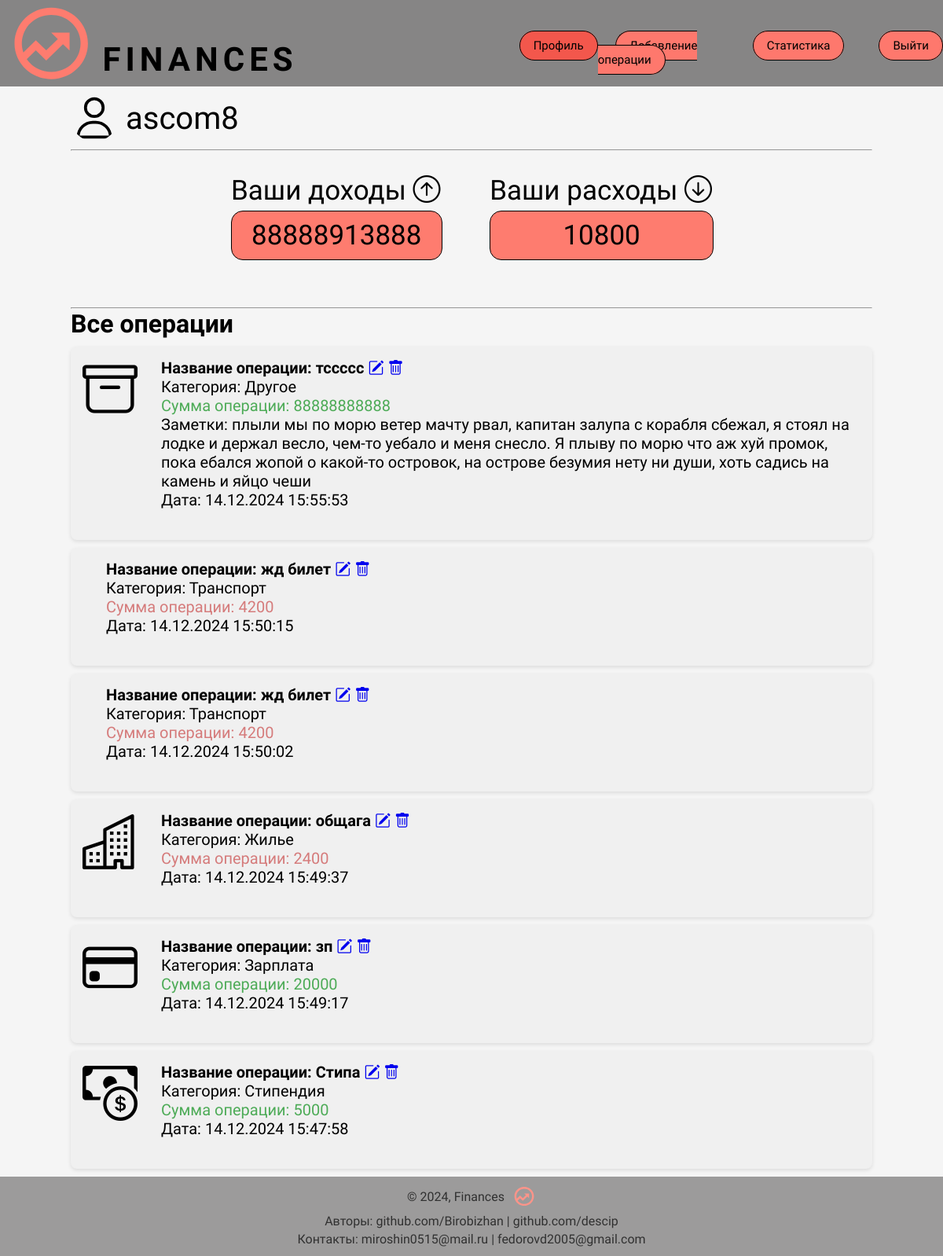
/users/profile/ (signed in), run on the app's committed database.
### finance_site/models.py (models this page shows, shortened)
class Finance_site(models.Model):
    class Type(models.TextChoices):
        INCOME = '0', 'Доход'
        EXPENSES = '1', 'Расход'
    operation_type = models.CharField(max_length=10, choices=Type.choices, default=1, verbose_name='Тип операции')
    cat = models.ForeignKey('Category', on_delete=models.PROTECT, related_name='posts', verbose_name='Категории', null=True)
    operation_name = models.CharField(max_length=255, verbose_name='Название операции')
    notes = models.TextField(blank=True, verbose_name='Заметки')
    amount = models.IntegerField(verbose_name='Сумма')
    author = models.ForeignKey('auth.user', on_delete=models.PROTECT, verbose_name='Автор', editable=False)
    time_create = models.DateTimeField(auto_now_add=True, verbose_name='Время создания')
    objects = models.Manager()
    class Meta:
        verbose_name = 'Операции'
        verbose_name_plural = "Операции"
        ordering = ['-time_create']
        indexes = [
            models.Index(fields=['-time_create'])
        ]

class Category(models.Model):
    name = models.CharField(max_length=100, db_index=True, verbose_name='Категория операции')
    type = models.BooleanField(verbose_name='Тип операции', default=1)
    class Meta:
        verbose_name = 'Категории'
        verbose_name_plural = "Операции"
    def __str__(self):
        return self.name

### users/views.py (the view)
# urls.py: path('profile/', views.ProfileUser.as_view(), name='profile'),
class ProfileUser(LoginRequiredMixin, ListView):
    model = get_user_model()
    template_name = 'users/icons.html'
    extra_context = {"title": 'Профиль'}
    context_object_name = 'posts'
    def get_context_data(self, **kwargs):
        context = super().get_context_data(**kwargs)
        context['expenses'] = Finance_site.objects.filter(operation_type=1, author__username=self.request.user.username).aggregate(Sum('amount'))
        context['income'] = Finance_site.objects.filter(operation_type=0, author__username=self.request.user.username).aggregate(Sum('amount'))
        return context
    def get_queryset(self):
        return Finance_site.objects.filter(author__username=self.request.user.username)

### users/templates/users/icons.html
{% extends 'users/profile.html' %}
{% block icons %}
{% if p.cat_id == 2 %}
<i class="bi bi-cart"></i>
{% elif p.cat_id == 1 %}
<i class="bi bi-credit-card"></i>
{% elif p.cat_id == 3 %}
<i class="bi bi-coin"></i>
{% elif p.cat_id == 4 %}
<i class="bi bi-person"></i>
{% elif p.cat_id == 5 %}
<i class="bi bi-bank"></i>
{% elif p.cat_id == 6 %}
<i class="bi bi-cash-coin"></i>
{% elif p.cat_id == 7 %}
<i class="bi bi-archive"></i>
{% elif p.cat_id == 8 %}
<i class="bi bi-piggy-bank"></i>
{% elif p.cat_id == 9 %}
<i class="bi bi-bank2"></i>
{% elif p.cat_id == 10 %}
<i class="bi bi-egg-fried"></i>
{% elif p.cat_id == 11 %}
<i class="bi bi-emoji-smile"></i>
{% elif p.cat_id == 12 %}
<i class="bi bi-book"></i>
{% elif p.cat_id == 13 %}
<i class="bi bi-heart"></i>
{% elif p.cat_id == 14 %}
<i class="bi bi-bus-front"></i>
{% elif p.cat_id == 15 %}
<i class="bi bi-droplet"></i>
{% elif p.cat_id == 16 %}
<i class="bi bi-building"></i>
{% elif p.cat_id == 17 %}
<i class="bi bi-archive"></i>
{% endif %}
{% endblock %}

### users/templates/users/profile.html (shortened to what this page needs)
{% extends 'base.html' %}
{% block dop_info %}
    <link type="text/css" href="../../static/users/css/profile.css" rel="stylesheet">
    <link rel="stylesheet" href="https://cdn.jsdelivr.net/npm/bootstrap-icons@1.5.0/font/bootstrap-icons.css">
{% endblock %}
{% block content %}
<div class="wrapper">
    <div class="user">
        <span class="username">{{ user.username }}</span>
        <img class="useravatar" src="../../static/users/images/profile.svg" width="300px" height="100px" alt="">
    </div>
    <hr>
    <ul class="boxes">
        <li class="income">Ваши доходы <i class="bi bi-arrow-up-circle"></i> <p>{{ income.amount__sum }}</p></li>
        <li class="outcome">Ваши расходы <i class="bi bi-arrow-down-circle"></i> <p>{{ expenses.amount__sum }}</p></li>
    </ul>
    <hr>
    <h1>Все операции</h1>
    <ul class="list-articles">
        {% for p in posts %}
        <li>
            <div class="operation-block">
                <div class="cart">
                    {% block icons %}
                    {% endblock %}
                    </div>
                <div class="article-panel">
                    <h4>
                        Название операции: {{ p.operation_name }}
                         <a href="/edit/{{ p.pk }}/"><i class="bi bi-pencil-square"></i></a>
                         <a href="/delete/{{ p.pk }}/"><i class="bi bi-trash"></i></a>
                    </h4>
                    <p>Категория: {{p.cat}}</p>
                    {% if p.operation_type == '0' %}
                    <div class="inic">
                        <p>Сумма операции: {{ p.amount }}</p>
                    </div>
                    {% else %}
                    <div class="expen">
                        <p>Сумма операции: {{p.amount}}</p>
                    </div>
                    {% endif %}
                    {% if p.notes %}
                    <p>Заметки: {{ p.notes }}</p>
                    {% endif %}
                    <p class="last">Дата: {{ p.time_create|date:"d.m.Y H:i:s" }}</p>
                    <br>
                </div>
            </div>
        </li>
        {% endfor %}
    </ul>
</div>
{% endblock %}

### users/static/users/css/profile.css (style rules this page uses)
* { margin: 0; padding: 0; }
body { font-family: 'Ubuntu', sans-serif; font-weight: 400; background: #F5F5F5; display: flex; flex-direction: column; min-height: 100vh; margin: 0; }
a { text-decoration: none; }
img { max-width: 100%; }
.wrapper { width: 85%; margin: 0 auto; }
.user { width: 100%; margin: 0 auto; padding: 10px 0; display: flex; align-items: center; gap: 10px; }
.username { order: 1; font-weight: 300; font-size: 40px; }
.useravatar { width: 60px; height: 60px; border-radius: 50%; }
ul { list-style-type: none; }
.boxes { padding-top: 30px; padding-left: 20%; width: 60%; display: flex; gap: 50px; padding-bottom: 60px; justify-content: space-between; }
.boxes li { display: inline-block; font-weight: 500; font-size: 35px; }
.boxes p { margin-top: 5px; background: #FE7C6F; border: 1px solid #000; border-radius: 15px; width: 100%; display: flex; justify-content: center; align-items: center; padding: 10px 0; }
.operation-block { background-color: #f0f0f0; padding: 15px; font-size: 20px; border-radius: 8px; margin: 10px 0; box-shadow: 0 2px 5px rgba(0, 0, 0, 0.1); display: flex; align-items: left; }
.inic { color: #4DAB57; }
.expen { color: #D57B7B; }
.cart { font-size: 70px; }
.article-panel { margin-left: 30px; }

### data on the page
Finance_site: operation_name "тссссс", cat "Другое", amount "88888888888", notes "плыли мы по морю ветер мачту рвал, капитан залупа с корабля сбежал, я стоял на лодке и держал весло, чем-то уебало и меня снесло. Я плыву по морю что аж хуй промок, пока ебался жопой о какой-то островок, на острове безумия нету ни души, хоть садись на камень и яйцо чеши", time_create "14.12.2024 15:55:53"
Finance_site: operation_name "жд билет", cat "Транспорт", amount "4200", time_create "14.12.2024 15:50:15"
Finance_site: operation_name "жд билет", cat "Транспорт", amount "4200", time_create "14.12.2024 15:50:02"
Finance_site: operation_name "общага", cat "Жилье", amount "2400", time_create "14.12.2024 15:49:37"
Finance_site: operation_name "зп", cat "Зарплата", amount "20000", time_create "14.12.2024 15:49:17"
Finance_site: operation_name "Стипа", cat "Стипендия", amount "5000", time_create "14.12.2024 15:47:58"

### other printed values
{{ user.username }} "ascom8"
{{ income.amount__sum }} "88888913888"
{{ expenses.amount__sum }} "10800"
